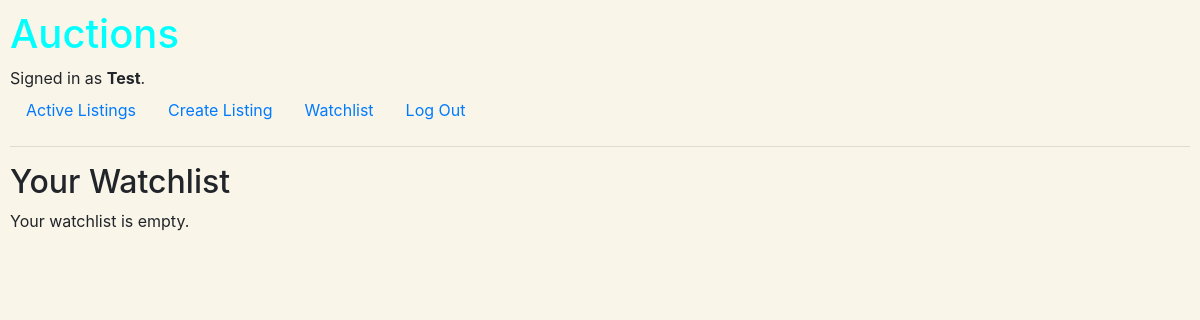
/watchlist/ (signed in), run on an earlier commit of the app's database.
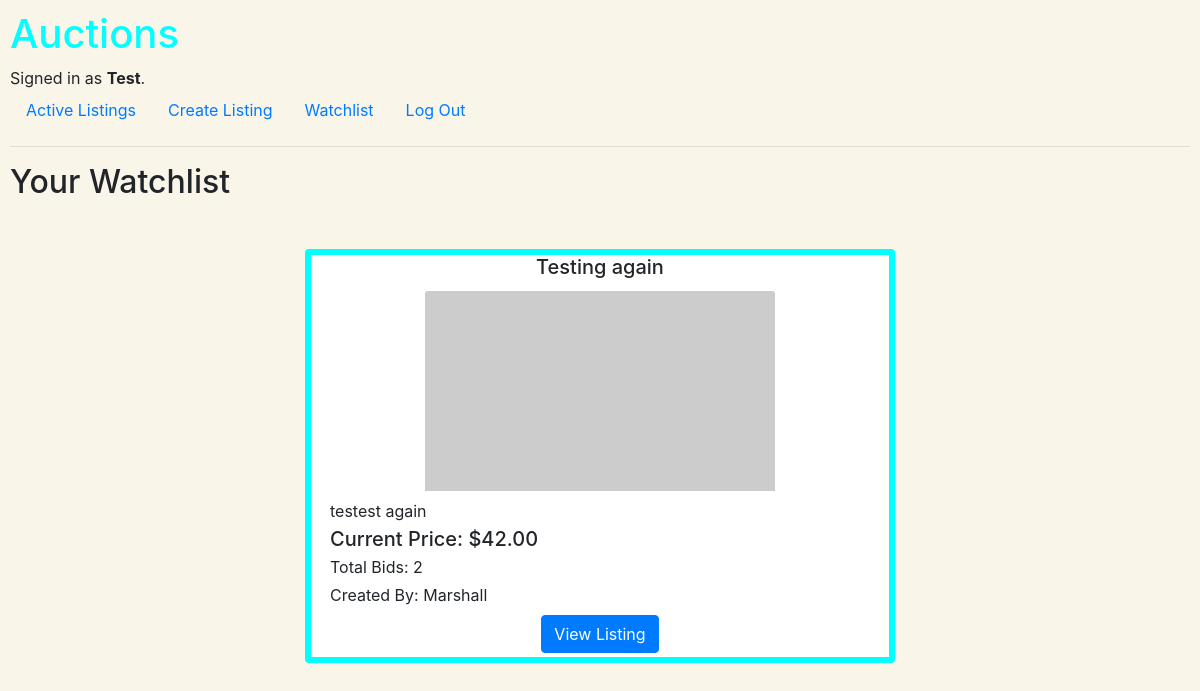
And on a later commit of the database.
### auctions/models.py (models this page shows, shortened)
class Listing(models.Model):
                listing_title = models.CharField(max_length=255)
                listing_description = models.TextField()
                listing_image_url = models.URLField(blank=True, null=True)
                listing_starting_price = models.DecimalField(max_digits=10, decimal_places=2)
                seller = models.ForeignKey(User, on_delete=models.CASCADE)
                listing_category = models.CharField(max_length=255, blank=True, null=True)
                listing_current_price = models.DecimalField(max_digits=10, decimal_places=2, blank=True, null=True, default=0)
                created_at = models.DateTimeField(auto_now_add=True)
                updated_at = models.DateTimeField(auto_now=True)
                watchlisted_users = models.ManyToManyField(User, blank=True, related_name="watchlist")
                winner = models.ForeignKey(User, on_delete=models.SET_NULL, blank=True, null=True, related_name="won_auctions")
                STATUS_CHOICES = [
                    ('active', 'Active'),
                    ('closed', 'Closed'),
                    ('pending', 'Pending'),
                ]
                status = models.CharField(max_length=10, choices=STATUS_CHOICES, default='active')

class User(AbstractUser):
    pass

### auctions/views.py (the view)
# urls.py: path('watchlist/', watchlist_page, name='watchlist_page'),
@login_required
def watchlist_page(request):
    user_watchlist = request.user.watchlist.all()
    return render(request, 'auctions/watchlist.html', {'user_watchlist': user_watchlist})

### auctions/templates/auctions/watchlist.html
{% extends 'auctions/layout.html' %}
{% block body %}
  <h2>Your Watchlist</h2>
  {% if user_watchlist %}
    <ul class="list-unstyled">
      {% for listing in user_watchlist %}
        <div class="card w-50 mt-5 container" style="border-width: 6px; border-color: aqua;">
          <li>
            <h5 class="card-title d-flex justify-content-center">{{ listing.listing_title }}</h5>
            <div class="d-flex justify-content-center align-items-center mb-2">
              {% if listing.listing_image_url == None %}
                <img src="https://www.freeiconspng.com/uploads/no-image-icon-6.png" style="width: 350px; height: 200px; align-items: center;" class="card-img-top img-fluid" alt="">
              {% else %}
                <img src="{{ listing.listing_image_url }}" style="width: 350px; height: 200px; align-items: center;" class="card-img-top img-fluid" alt="">
              {% endif %}
            </div>
            <p class="card-text m-1">{{ listing.listing_description }}</p>
            {% if listing.listing_current_price < listing.listing_starting_price %}
              <h5 class="card-subtitle m-1">Current Price: ${{ listing.listing_starting_price }}</h5>
            {% else %}
              <h5 class="card-subtitle m-1">Current Price: ${{ listing.listing_current_price }}</h5>
            {% endif %}
            <p class="m-1">Total Bids: {{ listing.bids.count }}</p>
            <p class="m-1">Created By: {{ listing.seller }}</p>
            <div class="d-flex justify-content-center align-items-center">
              <a href="{% url 'listing_page' listing.id %}" class="btn btn-primary m-1">View Listing</a>
            </div>
          </li>
        </div>
      {% endfor %}
    </ul>
  {% else %}
    <p>Your watchlist is empty.</p>
  {% endif %}
{% endblock %}

What changed in the data, as far as the page shows it:
now on this page (row edited): Listing: listing_title "Testing again", listing_description "testest again", listing_current_price "42.00", bids.count "2", seller "Marshall"
Also different on the page:
text no longer shown: "Your watchlist is empty."
